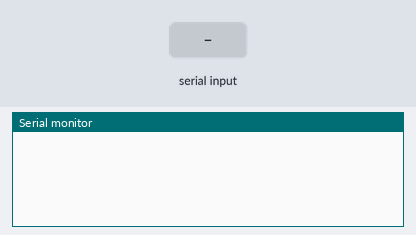
Simulated run of this sketch. Board: Arduino Uno, built with avr-gcc and run on an emulated ATmega328P. Parts: the last lines printed to the serial monitor. The inputs (shaded band) are chosen by the test bench.

Above: at 1.2 s.
1.3 s: "on" received over Serial
At 2.5 s:
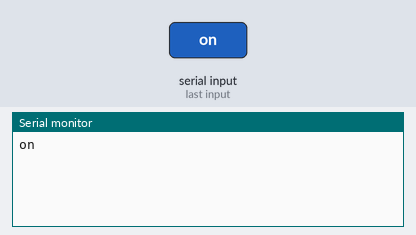
2.8 s: "off" received over Serial
At 4.0 s:
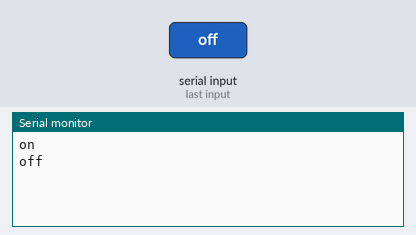
4.3 s: "volup" received over Serial
At 5.4 s:
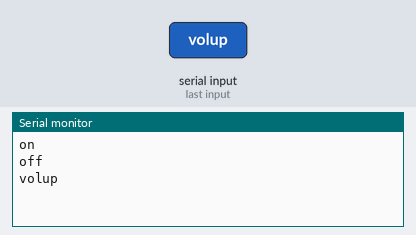
5.8 s: "voldown" received over Serial
At 6.8 s:
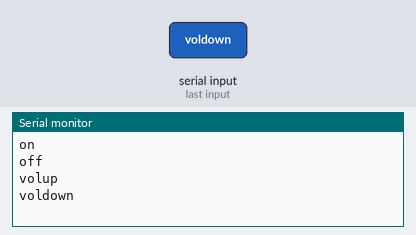
7.3 s: "mute" received over Serial
At 8.8 s:
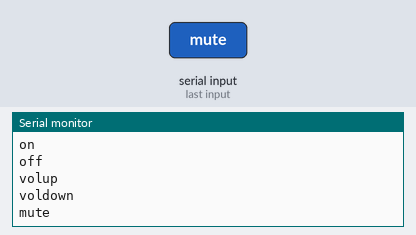

The sketch:

IRremotecontrolTest3.ino
```cpp
#include <IRremote.h>

//IR LED on D3
String readString;
IRsend irsend;

void setup()
{
  Serial.begin(9600);
}

void loop() {
  while (Serial.available()) {
    delay(3);
    char c = Serial.read();
    readString += c;
  }
  if (readString.length() >0) {
    Serial.println(readString);
    if (readString == "on")     //Text from android
    {
      irsend.sendSony(0xFD08F7, 32);
    }
    if (readString == "off")    //Text from android
    {
      irsend.sendNEC(0xFD08F7, 32);
    }
    if (readString == "volup")   //Text from android
    {
      irsend.sendNEC(0xFDDA25, 32);
    }
    if (readString == "voldown")  //Text from android
    {
      irsend.sendNEC(0xFD7887, 32);
    }
    if (readString == "mute")     //Text from android
    {
      irsend.sendNEC(0xFDAA55, 32);
    }
    readString="";
  }
}
```

Measured:
- after the input at 1.3 s, the serial monitor: prints a new line at once (image 1)
- after the input at 2.8 s, the serial monitor: prints a new line at once (image 2)
- after the input at 4.3 s, the serial monitor: prints a new line at once (image 3)
- after the input at 5.8 s, the serial monitor: prints a new line at once (image 4)
- after the input at 7.3 s, the serial monitor: prints a new line at once (image 5)
